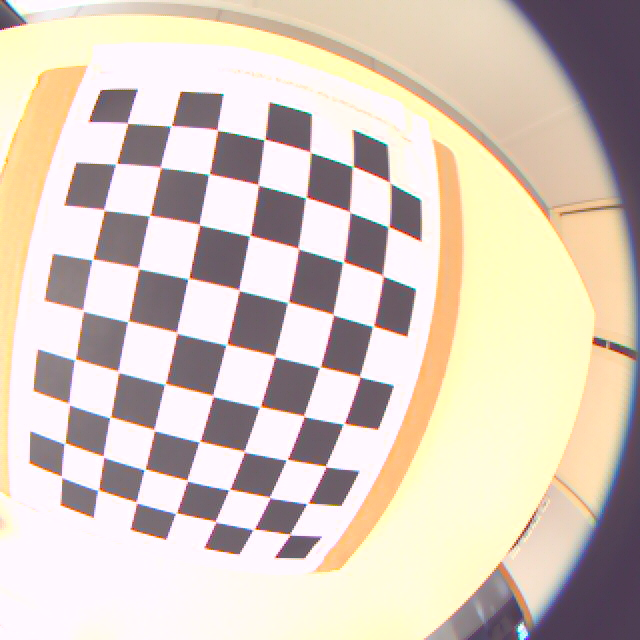
#> input picture img_distorted.jpg, 640 x 640 px
$ python calibrate_opencv.py img_distorted.jpg
#> lines starting #> are read from the running program, lines starting #| are printed output that depends on the picture
#!/usr/bin/env python

'''

Adapted script from: https://github.com/opencv/opencv/blob/master/samples/python/calibrate.py

Accompanying license:

---

By downloading, copying, installing or using the software you agree to this license.
If you do not agree to this license, do not download, install,
copy or use the software.


                          License Agreement
               For Open Source Computer Vision Library
                       (3-clause BSD License)

Copyright (C) 2000-2018, Intel Corporation, all rights reserved.
Copyright (C) 2009-2011, Willow Garage Inc., all rights reserved.
Copyright (C) 2009-2016, NVIDIA Corporation, all rights reserved.
Copyright (C) 2010-2013, Advanced Micro Devices, Inc., all rights reserved.
Copyright (C) 2015-2016, OpenCV Foundation, all rights reserved.
Copyright (C) 2015-2016, Itseez Inc., all rights reserved.
Third party copyrights are property of their respective owners.

Redistribution and use in source and binary forms, with or without modification,
are permitted provided that the following conditions are met:

  * Redistributions of source code must retain the above copyright notice,
    this list of conditions and the following disclaimer.

  * Redistributions in binary form must reproduce the above copyright notice,
    this list of conditions and the following disclaimer in the documentation
    and/or other materials provided with the distribution.

  * Neither the names of the copyright holders nor the names of the contributors
    may be used to endorse or promote products derived from this software
    without specific prior written permission.

This software is provided by the copyright holders and contributors "as is" and
any express or implied warranties, including, but not limited to, the implied
warranties of merchantability and fitness for a particular purpose are disclaimed.
In no event shall copyright holders or contributors be liable for any direct,
indirect, incidental, special, exemplary, or consequential damages
(including, but not limited to, procurement of substitute goods or services;
loss of use, data, or profits; or business interruption) however caused
and on any theory of liability, whether in contract, strict liability,
or tort (including negligence or otherwise) arising in any way out of
the use of this software, even if advised of the possibility of such damage.

---

Camera calibration for distorted images with chess board samples
reads distorted images, calculates the calibration and write undistorted images

usage:
    calibrate.py [--debug <output path>] [--square_size] [<image mask>]

default values:
    --debug:    ./output/
    --square_size: 1.0
    <image mask> defaults to ../data/left*.jpg
'''

# Python 2/3 compatibility
from __future__ import print_function

import numpy as np
import cv2 as cv

# local modules
from common import splitfn

# built-in modules
import os

# information on the printed chessboard:
# Whether to estimate "normal" distortion parameters, or the fisheye ones:
FISH_EYE = True;
# number of squares of the chessboard. OpenCV requires the number of interior points.
n_squares_x = 8;
n_squares_y = 10;
n_interior_x = n_squares_x - 1;
n_interior_y = n_squares_y - 1;
# size of the squares in cm, allowing for non-square "squares" in the chessboard
size_x_cm = 2.30;
size_y_cm = 2.45;

if __name__ == '__main__':
    import sys
    import getopt
    from glob import glob

    args, img_mask = getopt.getopt(sys.argv[1:], '', ['debug=', 'square_size=', 'threads='])
    args = dict(args)
    args.setdefault('--debug', './output/')
    args.setdefault('--square_size', 1.0)
    args.setdefault('--threads', 4)
    if not img_mask:
        img_mask = './chessboard/img_*.jpg'  # default
    else:
        img_mask = img_mask[0]

    img_names = glob(img_mask)
    debug_dir = args.get('--debug')
    if debug_dir and not os.path.isdir(debug_dir):
        os.mkdir(debug_dir)
    square_size = float(args.get('--square_size'))

    # the pattern size is the number of interior corners of the checkerboard:
    pattern_size = (n_interior_y, n_interior_x);
    pattern_points = np.zeros((np.prod(pattern_size), 3), np.float32)
    pattern_points[:, :2] = np.indices(pattern_size).T.reshape(-1, 2)
    #pattern_points *= square_size

    # we have a non-square checkerboard: (pattern new bebop / JeVois)
    pattern_points[:, 0] *= size_y_cm;
    pattern_points[:, 1] *= size_x_cm;

    obj_points = []
    img_points = []
    h, w = cv.imread(img_names[0], 0).shape[:2]  # TODO: use imquery call to retrieve results
#> h = 640; w = 640

    def processImage(fn):
#> called with fn = 'img_distorted.jpg'
        print('processing %s... ' % fn)
        img = cv.imread(fn, 0)
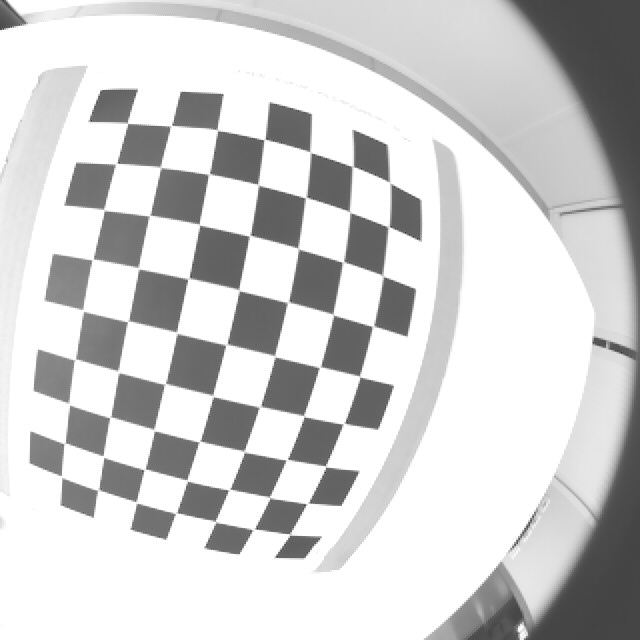
#> img: shape (640, 640); min 39, max 255, mean 207.1
        #img = cv.cvtColor(img,cv.COLOR_BGR2GRAY)
        if img is None:
            print("Failed to load", fn)
            return None

        assert w == img.shape[1] and h == img.shape[0], ("size: %d x %d ... " % (img.shape[1], img.shape[0]))
        found, corners = cv.findChessboardCorners(img, pattern_size)
#> found = True; corners = 63 rows, first 8: [389.3, 181.8], [389.3, 226.7], [383.7, 276.8], [373, 326.1], [359.5, 376.4], [344.3, 422.9], [325.6, 466.3], [306.5, 504]
        if found:
            term = (cv.TERM_CRITERIA_EPS + cv.TERM_CRITERIA_COUNT, 30, 0.1)
            cv.cornerSubPix(img, corners, (5, 5), (-1, -1), term)

        if debug_dir:
            vis = cv.cvtColor(img, cv.COLOR_GRAY2BGR)
            cv.drawChessboardCorners(vis, pattern_size, corners, found)
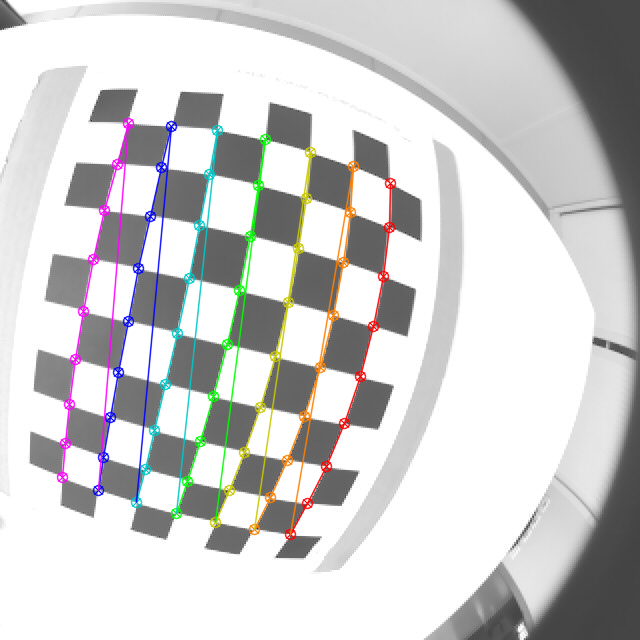
#> vis: shape (640, 640, 3); mean B, G, R 204.9, 205.1, 205.4
#> (the run stopped early here; a loop or call above may not have finished)
